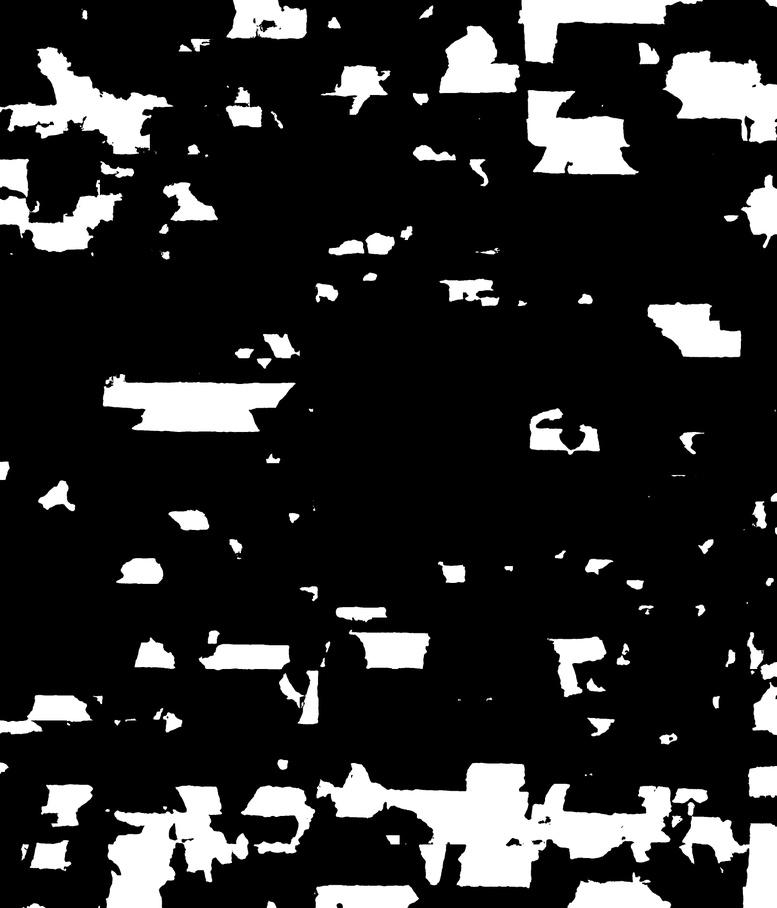
#> input picture photoorg/p1.jpg, 777 x 908 px, shrunk from 3141 x 3669 before the run
$ python canny.py
#> lines starting #> are read from the running program, lines starting #| are printed output that depends on the picture; after the words box and inside, x2 and y2 are one past the last pixel; in counts of white or black regions, pixels touching at a corner belong together
import numpy as np
import cv2

img1 = cv2.imread(r"photoorg/p1.jpg", 0)
#> img1 is the input picture: shape (908, 777); min 0, max 255, mean 42.5
print(img1.dtype)
#| uint8
# [12 lines of commented-out code are left out]
contours, hierarchy = cv2.findContours(img1, cv2.RETR_TREE, cv2.CHAIN_APPROX_SIMPLE)
#> contours = 6875 contours, 6749 with area under 20; largest, box (x1, y1, x2, y2) and area: (101, 760, 777, 908) 43800, (435, 0, 706, 178) 16653, (0, 40, 176, 184) 9183, (96, 368, 300, 440) 8692, (659, 48, 777, 147) 7464
canvas = cv2.cvtColor(img1, cv2.COLOR_GRAY2BGR)
canvas[:] = (0,0,0)
#> canvas: shape (908, 777, 3); every value is 0
cv2.drawContours(canvas, contours, -1, (255, 255, 255),5 )
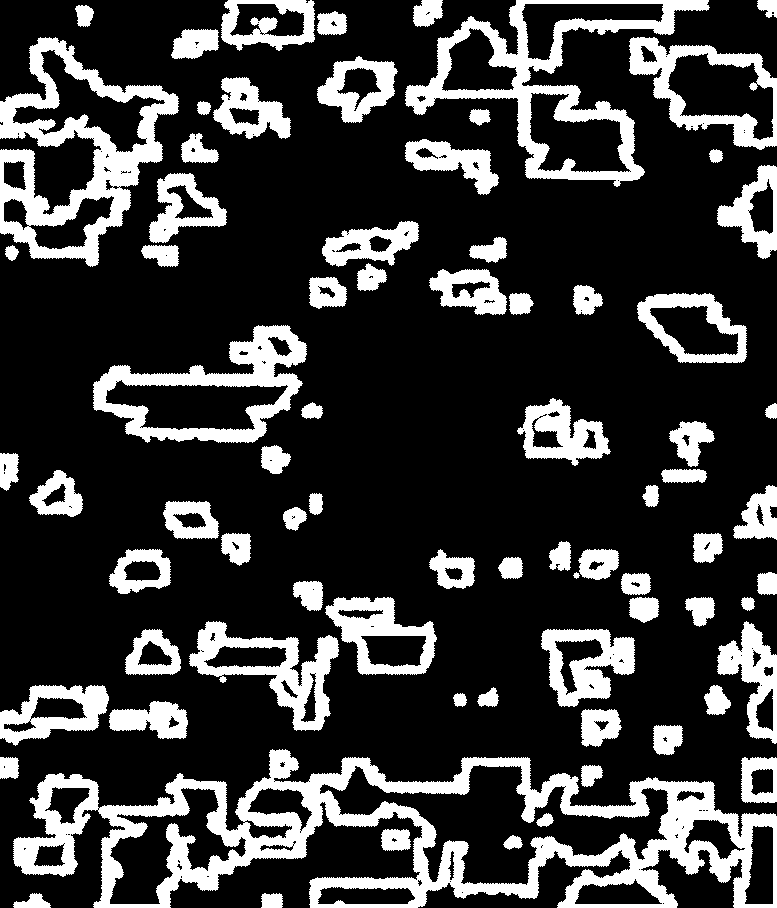
#> canvas: shape (908, 777, 3); 22.5% white; 77 white regions, largest, box (x1, y1, x2, y2) and area: (13, 749, 777, 908) 38805, (0, 37, 179, 267) 13857, (405, 0, 710, 187) 12096
#edges = cv2.Canny(gray,100,150)
#cv2.imwrite("D:\\yycodes\\canny\\photocanny\\1101_canny.png", edges)
print(canvas.dtype)
#| uint8
cv2.imwrite("./photocanny/p1_canny.png", canvas)
